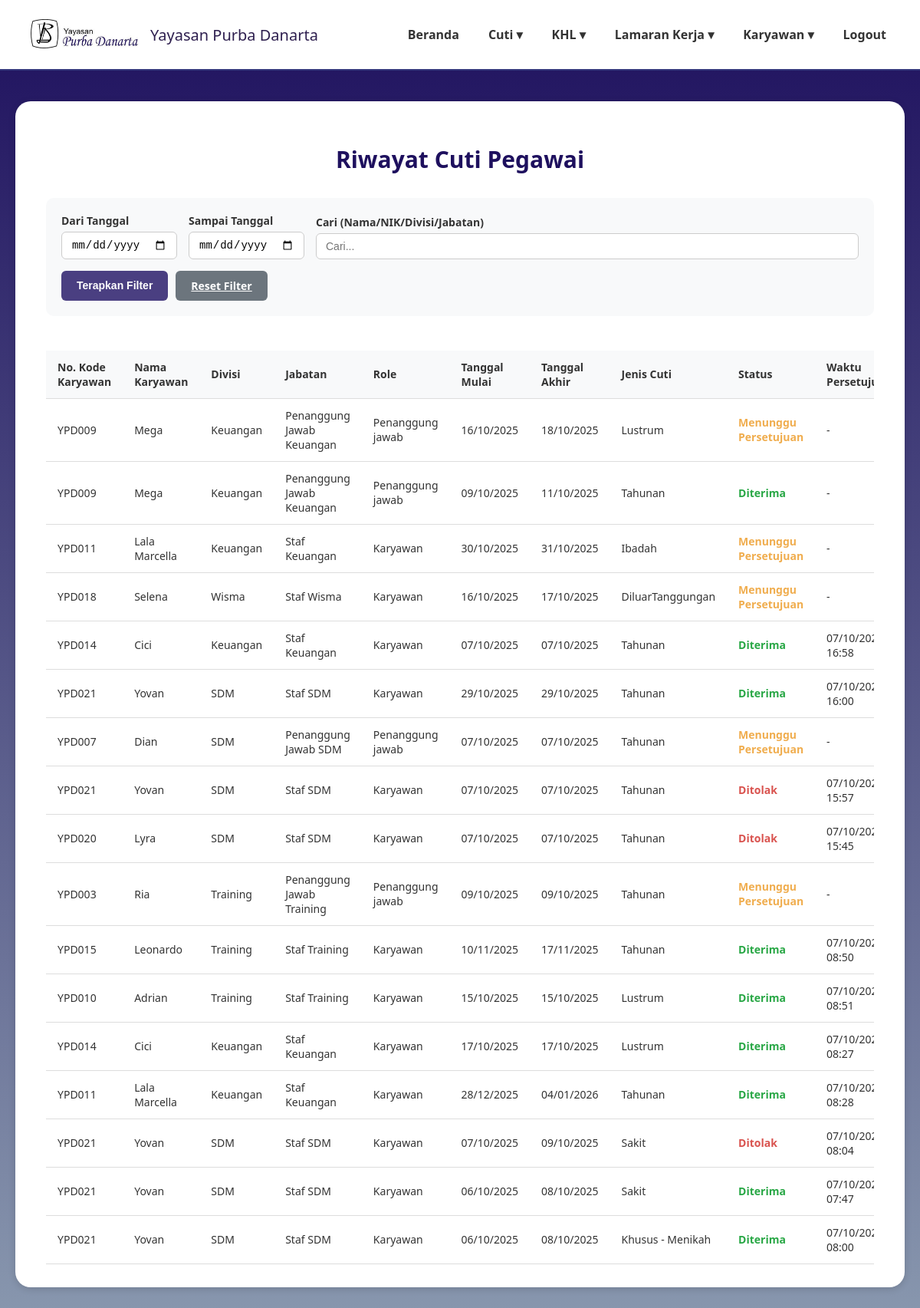
The page /riwayat_cuti.php (signed in) on the database as committed earlier.
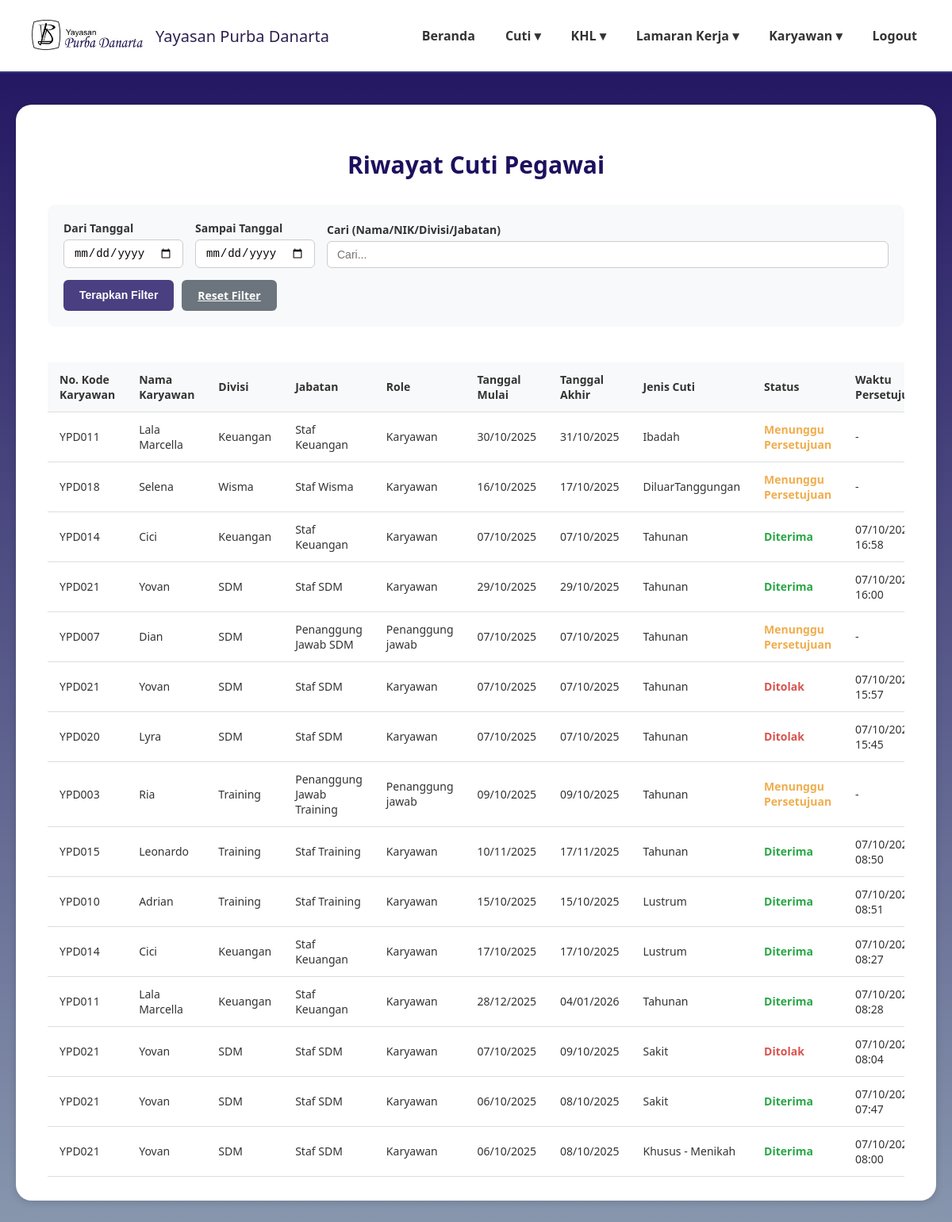
The same page on the database as committed later.
### tables this page shows
CREATE TABLE `data_pengajuan_cuti` (
  `id` int(11) NOT NULL,
  `kode_karyawan` varchar(20) NOT NULL,
  `nama_karyawan` varchar(100) NOT NULL,
  `divisi` varchar(50) NOT NULL,
  `jabatan` varchar(50) NOT NULL,
  `role` enum('karyawan','direktur','admin','penanggung jawab') NOT NULL,
  `jenis_cuti` varchar(50) NOT NULL,
  `tanggal_mulai` date NOT NULL,
  `tanggal_akhir` date NOT NULL,
  `alasan` text DEFAULT NULL,
  `file_surat_dokter` varchar(255) DEFAULT NULL,
  `status` enum('Menunggu Persetujuan','Diterima','Ditolak') NOT NULL DEFAULT 'Menunggu Persetujuan',
  `created_at` timestamp NOT NULL DEFAULT current_timestamp(),
  `waktu_persetujuan` datetime DEFAULT NULL
);

### riwayat_cuti.php (the view, shortened to what this page needs)
<?php
require 'config.php';
$start_date = $_GET['start_date'] ?? '';
$end_date = $_GET['end_date'] ?? '';
$search_query = $_GET['search'] ?? '';
$sql = "SELECT
            id,
            kode_karyawan,
            nama_karyawan,
            divisi,
            jabatan,
            role,
            tanggal_mulai,
            tanggal_akhir,
            jenis_cuti,
            status,
            waktu_persetujuan
        FROM
            data_pengajuan_cuti
        WHERE 1=1";
$sql .= " ORDER BY created_at DESC";
$stmt = $conn->prepare($sql);
if ($stmt) {
    $stmt->execute();
    $result = $stmt->get_result();
    $filtered_data = $result->fetch_all(MYSQLI_ASSOC);
} else {
    $filtered_data = [];
}
?>
<!DOCTYPE html>
<html lang="id">
<head>
</head>
<body>
<header>
    <div class="logo">
        <img src="image/namayayasan.png" alt="Logo Yayasan">
        <span>Yayasan Purba Danarta</span>
    </div>
    <nav>
        <ul>
            <li><a href="dashboardadmin.php">Beranda</a></li>
            <li><a href="#">Cuti ▾</a>
            </li>
            <li><a href="#">KHL ▾</a>
            </li>
            <li><a href="#">Lamaran Kerja ▾</a>
            </li>
            <li><a href="#">Karyawan ▾</a>
            </li>
            <li><a href="logout2.php">Logout</a></li>
        </ul>
    </nav>
</header>
<main>
    <div class="card">
        <h2 class="page-title">Riwayat Cuti Pegawai</h2>
        <div class="filter-section">
            <form method="GET" action="riwayat_cuti.php">
                <div class="filter-row">
                    <div class="filter-group date-group">
                        <label for="start_date">Dari Tanggal</label>
                        <input type="date" id="start_date" name="start_date" value="<?= htmlspecialchars($start_date) ?>">
                    </div>
                    <div class="filter-group date-group">
                        <label for="end_date">Sampai Tanggal</label>
                        <input type="date" id="end_date" name="end_date" value="<?= htmlspecialchars($end_date) ?>">
                    </div>
                    <div class="filter-group search-group">
                        <label for="search">Cari (Nama/NIK/Divisi/Jabatan)</label>
                        <input type="text" id="search" name="search" placeholder="Cari..." value="<?= htmlspecialchars($search_query) ?>">
                    </div>
                </div>
                <div class="action-bar">
                    <button type="submit" class="btn btn-cari">Terapkan Filter</button>
                    <a href="riwayat_cuti.php" class="btn btn-reset">Reset Filter</a>
                </div>
            </form>
        </div>
        <div class="data-table-container">
            <table class="data-table">
                <thead>
                    <tr>
                        <th>No. Kode Karyawan</th>
                        <th>Nama Karyawan</th>
                        <th>Divisi</th>
                        <th>Jabatan</th>
                        <th>Role</th>
                        <th>Tanggal Mulai</th>
                        <th>Tanggal Akhir</th>
                        <th>Jenis Cuti</th>
                        <th>Status</th>
                        <th>Waktu Persetujuan</th>
                    </tr>
                </thead>
                <tbody>
                    <?php if (!empty($filtered_data)): ?>
                        <?php foreach($filtered_data as $cuti): ?>
                        <tr>
                            <td><?= htmlspecialchars($cuti['kode_karyawan']) ?></td>
                            <td><?= htmlspecialchars($cuti['nama_karyawan']) ?></td>
                            <td><?= htmlspecialchars($cuti['divisi']) ?></td>
                            <td><?= htmlspecialchars($cuti['jabatan']) ?></td>
                            <td><?= htmlspecialchars(ucfirst($cuti['role'])) ?></td>
                            <td><?= date('d/m/Y', strtotime($cuti['tanggal_mulai'])) ?></td>
                            <td><?= date('d/m/Y', strtotime($cuti['tanggal_akhir'])) ?></td>
                            <td><?= htmlspecialchars($cuti['jenis_cuti']) ?></td>
                            <td>
                                <?php
                                    $status_class = 'status-' . str_replace(' ', '-', $cuti['status']);
                                ?>
                                <span class="<?= $status_class ?>"><?= htmlspecialchars($cuti['status']) ?></span>
                            </td>
                            <td><?= $cuti['waktu_persetujuan'] ? date('d/m/Y H:i', strtotime($cuti['waktu_persetujuan'])) : '-' ?></td>
                        </tr>
                        <?php endforeach; ?>
                    <?php else: ?>
                        <tr>
                            <td colspan="10" class="no-data">Tidak ada data cuti yang ditemukan</td>
                        </tr>
                    <?php endif; ?>
                </tbody>
            </table>
        </div>
    </div>
</main>
</body>
</html>

### riwayat_cuti.php (style rules this page uses)
body { margin:0; font-family:'Segoe UI', Tahoma, Geneva, Verdana, sans-serif; background: linear-gradient(180deg,#1E105E 0%,#8897AE 100%); min-height:100vh; color:#333; }
header { background:rgba(255,255,255,1); padding:20px 40px; display:flex; justify-content:space-between; align-items:center; border-bottom:2px solid #34377c; }
.logo { display:flex; align-items:center; gap:16px; font-weight:500; font-size:20px; color:#2e1f4f; }
.logo img { width: 140px; height: 50px; object-fit: contain; }
nav ul { list-style:none; margin:0; padding:0; display:flex; gap:30px; }
nav li { position:relative; }
nav a { text-decoration:none; color:#333; font-weight:600; padding:8px 4px; display:block; }
main { max-width:1400px; margin:40px auto; padding:0 20px; }
.card { background:#fff; border-radius:20px; padding:30px 40px; box-shadow:0 2px 10px rgba(0,0,0,0.15); }
.page-title { font-size: 30px; font-weight: 600; text-align: center; margin-bottom: 30px; color: #1E105E; }
.filter-section { background: #f8f9fa; padding: 20px; border-radius: 10px; margin-bottom: 25px; }
.filter-row { display: flex; gap: 15px; align-items: end; flex-wrap: wrap; }
.filter-group { display: flex; flex-direction: column; gap: 5px; }
.filter-group label { font-weight: 600; font-size: 14px; color: #333; }
.filter-group input { padding: 8px 12px; border: 1px solid #ccc; border-radius: 6px; font-size: 14px; }
.filter-group.date-group { min-width: 150px; }
.filter-group.search-group { flex-grow: 1; min-width: 200px; }
.action-bar { display: flex; gap: 10px; margin-top: 15px; }
.btn { padding: 10px 20px; border: none; border-radius: 6px; font-size: 14px; font-weight: 600; color: #fff; cursor: pointer; transition: opacity 0.3s; }
.btn-cari { background-color: #4a3f81; }
.btn-reset { background-color: #6c757d; }
.data-table-container { overflow-x: auto; }
.data-table { width: 100%; border-collapse: collapse; font-size: 14px; margin-top: 20px; }
.data-table th, .data-table td { padding: 12px 15px; text-align: left; border-bottom: 1px solid #ddd; }
.data-table th { background-color: #f8f9fa; font-weight: 600; }
.status-Diterima { color: #28a745; font-weight: 600; }
.status-Ditolak { color: #d9534f; font-weight: 600; }
.status-Menunggu-Persetujuan { color: #f0ad4e; font-weight: 600; }

Rows that differ between the two databases and show on the page:
removed data_pengajuan_cuti: kode_karyawan "YPD009", nama_karyawan "Mega", divisi "Keuangan", jabatan "Penanggung Jawab Keuangan", role "Penanggung jawab", tanggal_mulai "16/10/2025", tanggal_akhir "18/10/2025", jenis_cuti "Lustrum", status "Menunggu Persetujuan"
removed data_pengajuan_cuti: kode_karyawan "YPD009", nama_karyawan "Mega", divisi "Keuangan", jabatan "Penanggung Jawab Keuangan", role "Penanggung jawab", tanggal_mulai "09/10/2025", tanggal_akhir "11/10/2025", jenis_cuti "Tahunan", status "Diterima"
